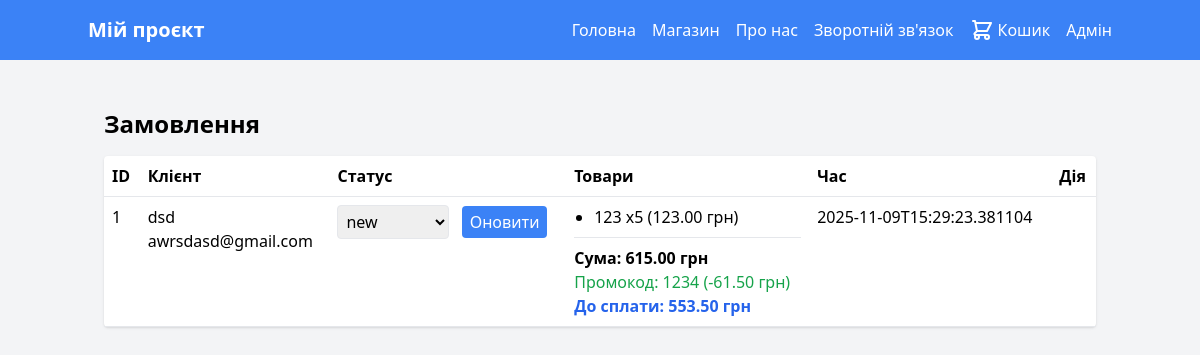
Before: /admin/orders (signed in) with the older database file.
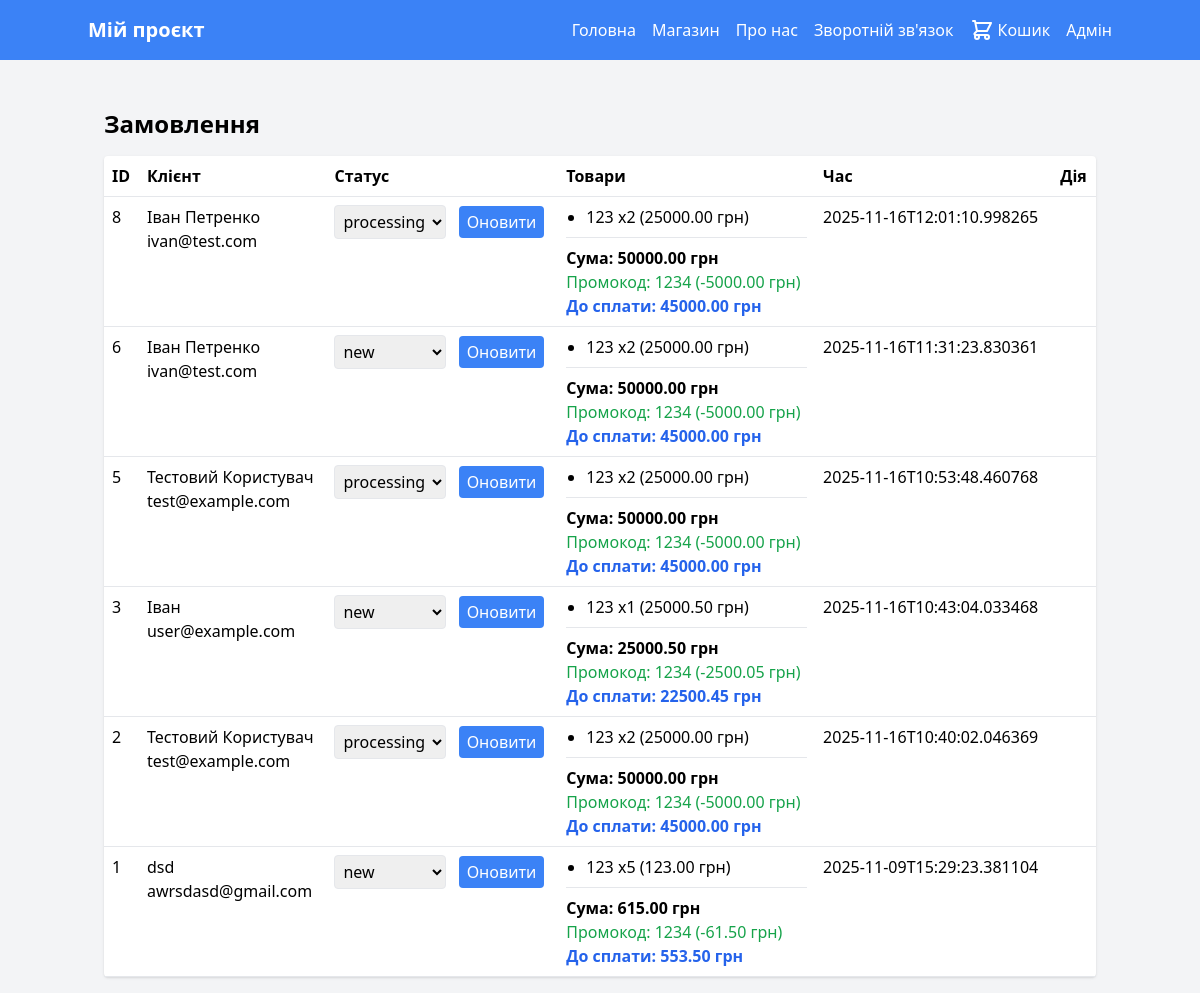
After: the same page with the newer database file.
### tables this page shows
CREATE TABLE customers (
            id INTEGER PRIMARY KEY AUTOINCREMENT,
            name TEXT,
            email TEXT,
            phone TEXT
        );

CREATE TABLE orders (
            id INTEGER PRIMARY KEY AUTOINCREMENT,
            customer_id INTEGER,
            status TEXT DEFAULT 'new',
            created_at TEXT,
            promo_code TEXT,
            discount_amount REAL DEFAULT 0.0,
            FOREIGN KEY(customer_id) REFERENCES customers(id)
        );

CREATE TABLE order_items (
            id INTEGER PRIMARY KEY AUTOINCREMENT,
            order_id INTEGER,
            product_id INTEGER,
            quantity INTEGER DEFAULT 1,
            price REAL,
            FOREIGN KEY(order_id) REFERENCES orders(id),
            FOREIGN KEY(product_id) REFERENCES products(id)
        );

CREATE TABLE products (
            id INTEGER PRIMARY KEY AUTOINCREMENT,
            name TEXT NOT NULL,
            description TEXT,
            price REAL NOT NULL DEFAULT 0.0,
            stock INTEGER DEFAULT 0,
            category TEXT
        );

### app.py (the view)
@app.route('/admin/orders')
@admin_required
def admin_orders():
    db = get_db()
    cur = db.execute('SELECT * FROM orders ORDER BY created_at DESC')
    orders = []
    for o in cur.fetchall():
        order = dict(o)
        customer_obj = {'name': 'Невідомий', 'email': '', 'phone': ''}
        if order.get('customer_id'):
            c = db.execute('SELECT * FROM customers WHERE id = ?', (order['customer_id'],)).fetchone()
            if c:
                customer_obj = dict(c)
        order['customer'] = customer_obj
        items_cur = db.execute('SELECT oi.*, p.name FROM order_items oi LEFT JOIN products p ON oi.product_id=p.id WHERE oi.order_id = ?', (order['id'],))
        order['items'] = [dict(i) for i in items_cur.fetchall()]
        orders.append(SimpleNamespace(**order))
    return render_template('admin/orders.html', orders=orders)

### app.py (called while the page is built)
def get_db():
    if 'db' not in g:
        conn = sqlite3.connect(DB_PATH)
        conn.row_factory = sqlite3.Row
        g.db = conn
        global _db_initialized
        if not _db_initialized:
            initialize_db(conn)
            _db_initialized = True
    return g.db

def admin_required(f):
    from functools import wraps
    @wraps(f)
    def decorated_function(*args, **kwargs):
        if not session.get('admin_logged_in'):
            return redirect(url_for('admin_login'))
        return f(*args, **kwargs)
    return decorated_function

### templates/admin/orders.html (shortened to what this page needs)
{% extends "base.html" %}
{% block content %}
<h1 class="text-2xl font-bold mb-4">Замовлення</h1>
<table class="w-full bg-white rounded shadow">
    <thead>
        <tr class="text-left border-b">
            <th class="p-2">ID</th>
            <th class="p-2">Клієнт</th>
            <th class="p-2">Статус</th>
            <th class="p-2">Товари</th>
            <th class="p-2">Час</th>
            <th class="p-2">Дія</th>
        </tr>
    </thead>
    <tbody>
        {% for o in orders %}
            <tr class="border-b align-top">
                <td class="p-2">{{ o.id }}</td>
                <td class="p-2">{{ o.customer.name or '' }}<br>{{ o.customer.email or '' }}</td>
                <td class="p-2">
                    <form action="{{ url_for('admin_orders_update_status', order_id=o.id) }}" method="post">
                        <select name="status" class="p-1 border rounded">
                            {% for s in ['new','processing','shipped','completed','cancelled'] %}
                                <option value="{{ s }}" {% if o.status==s %}selected{% endif %}>{{ s }}</option>
                            {% endfor %}
                        </select>
                        <button class="bg-blue-500 text-white px-2 py-1 rounded ml-2">Оновити</button>
                    </form>
                </td>
                <td class="p-2">
                    <ul class="list-disc pl-5">
                        {% for item in o.items %}
                            <li>{{ item.name or 'Товар' }} x{{ item.quantity }} ({{ '%.2f'|format(item.price) }} грн)</li>
                        {% endfor %}
                    </ul>
                    {% set subtotal = namespace(value=0) %}
                    {% for item in o.items %}
                        {% set subtotal.value = subtotal.value + (item.price * item.quantity) %}
                    {% endfor %}
                    <div class="mt-2 pt-2 border-t">
                        <div class="font-semibold">Сума: {{ '%.2f'|format(subtotal.value) }} грн</div>
                        {% if o.promo_code %}
                            <div class="text-green-600">Промокод: {{ o.promo_code }} (-{{ '%.2f'|format(o.discount_amount) }} грн)</div>
                            <div class="font-bold text-blue-600">До сплати: {{ '%.2f'|format(subtotal.value - o.discount_amount) }} грн</div>
                        {% endif %}
                    </div>
                </td>
                <td class="p-2">{{ o.created_at }}</td>
                <td class="p-2"></td>
            </tr>
        {% endfor %}
    </tbody>
</table>
{% endblock %}

### templates/base.html (shortened to what this page needs)
<!DOCTYPE html>
<html lang="uk">
<head>
    <script src="https://cdn.tailwindcss.com"></script>
</head>
<body class="bg-gray-100">
    <nav class="bg-blue-500 p-4">
        <div class="container mx-auto flex justify-between items-center">
            <a href="/" class="text-white text-xl font-bold transition-transform duration-300 hover:scale-110">Мій проєкт</a>
            <div class="hidden md:flex space-x-4 items-center">
                <a href="/" class="text-white hover:text-blue-200 transition-colors duration-300 hover:underline">Головна</a>
                <a href="/market" class="text-white hover:text-blue-200 transition-colors duration-300 hover:underline">Магазин</a>
                <a href="/about" class="text-white hover:text-blue-200 transition-colors duration-300 hover:underline">Про нас</a>
                <a href="/HELP" class="text-white hover:text-blue-200 transition-colors duration-300 hover:underline">Зворотній зв'язок</a>
                <a href="/cart" class="text-white hover:text-blue-200 transition-colors duration-300 flex items-center gap-1">
                    <svg class="w-6 h-6" fill="none" stroke="currentColor" viewBox="0 0 24 24">
                        <path stroke-linecap="round" stroke-linejoin="round" stroke-width="2" d="M3 3h2l.4 2M7 13h10l4-8H5.4M7 13L5.4 5M7 13l-2.293 2.293c-.63.63-.184 1.707.707 1.707H17m0 0a2 2 0 100 4 2 2 0 000-4zm-8 2a2 2 0 11-4 0 2 2 0 014 0z"></path>
                    </svg>
                    Кошик
                </a>
                <a href="/admin" class="text-white hover:text-blue-200 transition-colors duration-300">Адмін</a>
            </div>
        </div>
    </nav>
    <div class="container mx-auto mt-8 p-4">
        {% block content %}{% endblock %}
    </div>
</body>
</html>

Changed rows visible on the page:
added customers: customer "Іван Петренко" "Іван Петренко", customer "ivan@test.com" "ivan@test.com"
added orders: status "processing", promo_code "1234", discount_amount "5000.00", subtotal.value-o.discount_amount "45000.00", created_at "2025-11-16T12:01:10.998265"
added order_items: name "123", quantity "2", price "25000.00", shown under "8"
added orders: status "new", promo_code "1234", discount_amount "5000.00", subtotal.value-o.discount_amount "45000.00", created_at "2025-11-16T11:31:23.830361"
added order_items: name "123", quantity "2", price "25000.00", shown under "6"
added customers: customer "Тестовий Користувач" "Тестовий Користувач", customer "test@example.com" "test@example.com"
added orders: status "processing", promo_code "1234", discount_amount "5000.00", subtotal.value-o.discount_amount "45000.00", created_at "2025-11-16T10:53:48.460768"
added order_items: name "123", quantity "2", price "25000.00", shown under "5"
added customers: customer "Іван", customer "user@example.com"
added orders: status "new", promo_code "1234", discount_amount "2500.05", subtotal.value-o.discount_amount "22500.45", created_at "2025-11-16T10:43:04.033468"
added order_items: name "123", quantity "1", price "25000.50", shown under "3"
added orders: status "processing", promo_code "1234", discount_amount "5000.00", subtotal.value-o.discount_amount "45000.00", created_at "2025-11-16T10:40:02.046369"
added order_items: name "123", quantity "2", price "25000.00"
Other visible differences:
new list line: "8 Оновити Сума: 50000.00 грн Промокод: (- грн) До сплати: грн"
new list line: "6 Оновити Сума: 50000.00 грн Промокод: (- грн) До сплати: грн"
new list line: "5 Оновити Сума: 50000.00 грн Промокод: (- грн) До сплати: грн"
new list line: "3 Оновити Сума: 25000.50 грн Промокод: (- грн) До сплати: грн"
new list line: "2 Оновити Сума: 50000.00 грн Промокод: (- грн) До сплати: грн"
